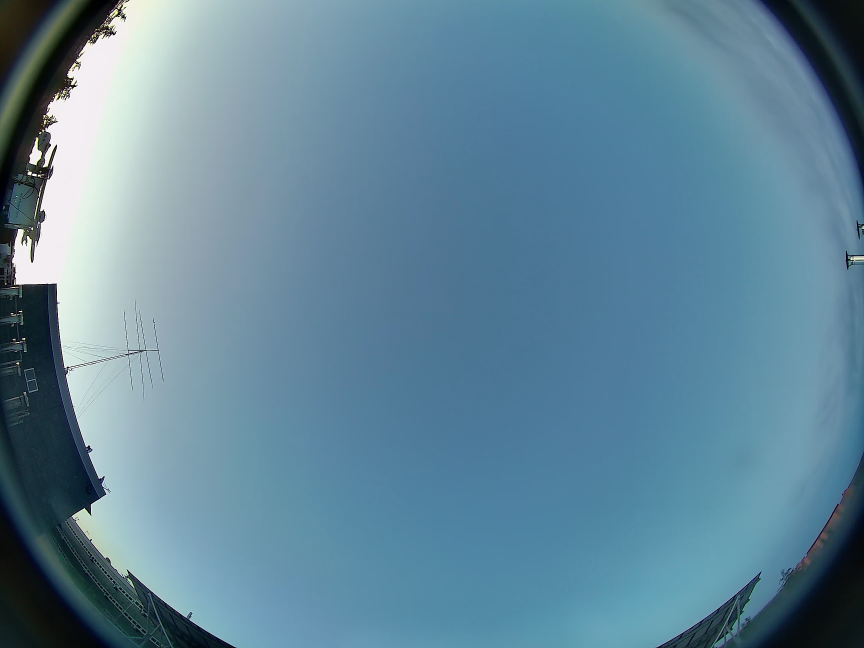
#> input picture Fotos Cielo/Patron/imagen_patron.jpg, 2592 x 1944 px (shown at 1/3 size)
$ jupyter execute --allow-errors informe_2.ipynb   (shell and % lines are left out)
#> lines starting #> are read from the running program, lines starting #| are printed output that depends on the picture; after the words box and inside, x2 and y2 are one past the last pixel; in counts of white or black regions, pixels touching at a corner belong together
### muestra_imagenes.py
# -*- coding: utf-8 -*-
"""
Created on Tue May 12 09:22:31 2020

@author: Martin
"""
import numpy as np
import cv2
from matplotlib import pyplot as plt

def cv2plt(img_cv):
    '''
    Función que convierte una imagen de la librería de OpenCV para su
    muestra por medio de la librería Matplotlib
    '''

    # Modelo de color OpenCV: BGR
    # Modelo de color de matplotlib: RGB

    img_plt = cv2.cvtColor(img_cv, cv2.COLOR_BGR2RGB)
    return img_plt

# [7 lines left out: function plt2cv, not called in this run]

def muestra_imagen(img_cv2):
    img_plt = cv2plt(img_cv2)
    plt.imshow(img_plt)


### informe_2.ipynb
# Informe nº2
    Notas: toma de fotos cielo con la cámara. Debido a que OpenCV trata las imagenes como matrices BGR y matplotlib las intepreta como RGB, el color de las imágenes no se corresponde con la realidad.
    Fecha: 02/05/2020

   ### Comunicaión con la cámara y toma de fotos del cielo
    De forma breve, se explicará el método utilizado para la comunicaión con la cámara y la toma de fotos del cielo

   ### Pre-procesado de las imágenes
    Antes de comenczar a trabajar con las imágenes se les aplica un máscara con la que eliminamos las zonas de la imágenes que no nos son útiles.

   ### Aplicación de los métodos vistos en el infome nº1
    Ligeras modificaciones de los métodos vistos del informe anterior para adaptarse a las características de la cámara instalada. También se proponen nuevos métodos experimentales.

   ### Posición solar y porcentaje de nubosidad

   #### Obtención de la posición solar y comparación con la real
    Utilizanod como base los método de detección solar anteriormente mencionados, podemos obtener las posición del sol en la imagen. Una vez obtenida la posiciñon del sol en la imagen, nos disponemos a compararla con la posición del sol teórica, con el fin de observar si existe alguna variación en el zenith de la imagen(centro de la imagen) y el zenith real, es decir, la cámara esté desnivelada. Por otro lado, se ha realizado también el ajuste del azimuth real con el de la imagen.

   #### Porcentaje de cielo que se encuentra cubierto por nubes
    Una vez disponemos de la máscara que nos indica el cielo que está cubierto por nubes, resulta sencillo calcular el cielo( que podemos ver) que se encuentra cubierto por nubes.

[cell 1]

import cv2
import numpy as np
import pandas as pd
import datetime as dt
import math
from matplotlib import pyplot as plt
import matplotlib.image as mpimg
import pvlib as pv
from datetime import datetime as dt
from glob import glob
from muestra_imagenes import *

[cell 2]
# Lectura de todas las fotos del cielo
path_fotos = 'Fotos Cielo/'
images = glob(path_fotos + '*.jpg')

### Comunicaión con la cámara y toma de fotos del cielo
     Para la comunicación con la cámara se ha utilizado la librería OpenCV, ya que dispone de las funciones necearias para realizar la tarea de toma de fotos. El protocolo por el que se comunican es RTSP(Real Time Streaming Protocol). Debido a que nuestro objetivo es el de tomar fotos del cielo para estimar la radiación difusa, sólo nos interesen los memonetos en el que el sol se encuentra en el cielo, es decir, entre su salida y su puesta. Para conseguir esto, utilizamos la librería PVLib para cálcular las horas en las que se produce en amanecer y anochecer. En el siguiente script se puede ver la sencillez del código:

### Pre-procesado de las imágenes
     Antes de comenzar con el procesado de las imágenes debemos quitar las partes de la imágenes que no vayamos a necesitar, p.ej.: ajustar la zona visible a una circunferencia, eliminar objetos cercanos que se puedan ver, etc. Para ello, tomaremos una imagen como patrón, de la cuál obtenemos las máscaras que aplicaremos a la imagen en bruto. Para obtener una imagen resultante con la que podemos comenzar a trabajar.

[cell 3]
# Lecutura de la imagen patron
path_fotos_patron = 'Fotos Cielo/Patron/'
img_patron = cv2.imread(path_fotos_patron + 'imagen_patron.jpg', cv2.IMREAD_COLOR)
#> img_patron is the input picture: shape (1944, 2592, 3); mean B, G, R 153.6, 134.1, 97.4

# Máscara circular, para corregir los efectos de la lente en en los bordes (ajuste incorrecto y paso de luz en bordes)
def mascara_inicial():
    mask_circulo = img_patron.copy()

    # Dibujo de círculo con diámetro igual a la longitud del lado mayor
    X, Y, colores = mask_circulo.shape
    centro = (int(Y/2), int(X/2))
    R = int(Y/2)
    cv2.circle(mask_circulo, centro, R, color=(255,255,255), thickness=-1)

    # Conversión a escala de grises
    mask_circulo = np.uint8(cv2.cvtColor(mask_circulo, cv2.COLOR_BGR2GRAY))
#> mask_circulo: shape (1944, 2592)
    mask_circulo = cv2.inRange(mask_circulo, 255, 255)
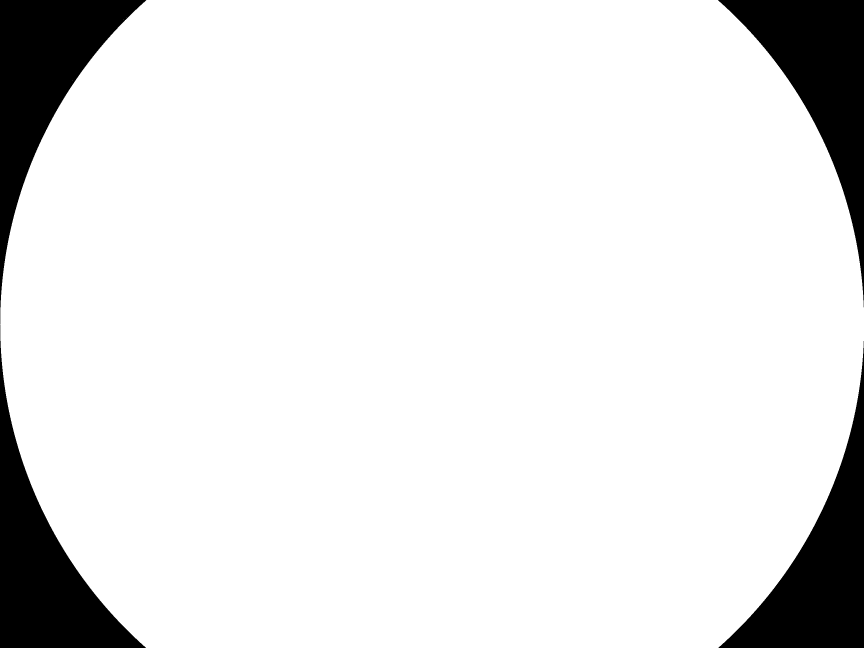
#> mask_circulo: shape (1944, 2592) (shown at 1/3 size); 89.6% white; 4 black regions, box (x1, y1, x2, y2) and area: (0, 0, 439, 972) 131618, (0, 973, 438, 1944) 131184, (2154, 0, 2592, 922) 130651, (2155, 1023, 2592, 1944) 130213

    return mask_circulo


# Máscara para determinar zona de cielo visible con la cámara
def mascara_cielo():
    img_proc = cv2.bitwise_and(img_patron, img_patron, mask=mascara_inicial())

    # Se aplican unos rangos, obtenidos experimentalmente, para eliminar los objetos que se encuentren obstruyendo
    # la imagen del cielo
    blue = cv2.inRange(img_proc[:,:,0], 0, 130)
#> blue: shape (1944, 2592); 15.1% white; 108 white regions (97 under 20 px), largest, box (x1, y1, x2, y2) and area: (0, 0, 711, 1944) 478264, (1966, 1023, 2592, 1944) 149473, (2154, 0, 2592, 922) 131490
    green = cv2.inRange(img_proc[:,:,1], 0, 110)
#> green: shape (1944, 2592); 15% white; 117 white regions (105 under 20 px), largest, box (x1, y1, x2, y2) and area: (0, 0, 711, 1944) 474413, (1966, 1023, 2592, 1944) 149094, (2154, 0, 2592, 922) 131412
    red = cv2.inRange(img_proc[:,:,2], 0, 60)
#> red: shape (1944, 2592); 14.5% white; 305 white regions (262 under 20 px), largest, box (x1, y1, x2, y2) and area: (0, 0, 711, 1944) 448850, (1966, 1023, 2592, 1944) 147107, (2154, 0, 2592, 922) 131287

    mask_cielo = cv2.bitwise_or(blue, green)
#> mask_cielo: shape (1944, 2592); 15.1% white; 141 white regions (131 under 20 px), largest, box (x1, y1, x2, y2) and area: (0, 0, 711, 1944) 478879, (1966, 1023, 2592, 1944) 149741, (2154, 0, 2592, 922) 131496
    mask_cielo = cv2.bitwise_or(mask_cielo, red)

    mask_cielo = cv2.bitwise_not(np.uint8(mask_cielo))
    return mask_cielo

[cell 4]
# Máscara que aplicamos a la imagen en bruto
plt.figure(1)
muestra_imagen(mascara_inicial())
plt.figure(2)
muestra_imagen(mascara_cielo())

[cell 5]
# Ejemplo de imagen en brutro frente a imagen aplicando los filtros
mask_cielo = mascara_cielo()
img_patron_proc = cv2.bitwise_and(img_patron, img_patron, mask=mask_cielo)

plt.figure(1)
muestra_imagen(img_patron)
plt.figure(2)
muestra_imagen(img_patron_proc)

   ### Aplicación de los métodos vistos en el infome nº1

[cell 6]
# Preparación de la imágen con la que trabajaremos
select_image = images[1]
img_bgr = cv2.imread(select_image, cv2.IMREAD_COLOR)
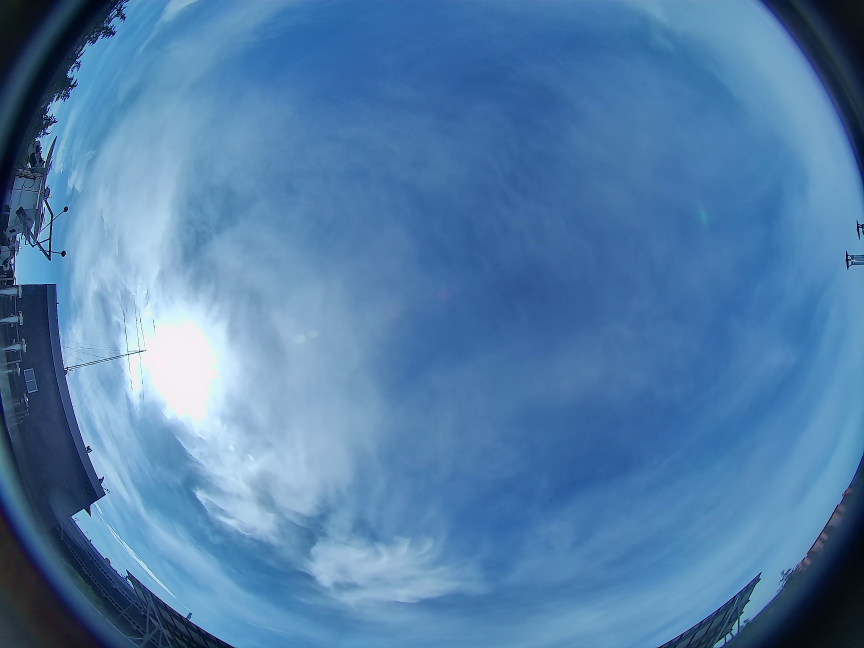
#> input picture Fotos Cielo/imagen_original_2020-05-05-10h21min.jpg, 2592 x 1944 px (shown at 1/3 size)
#> img_bgr is the input picture: shape (1944, 2592, 3); mean B, G, R 169.8, 126.1, 81.9
img_proc = cv2.bitwise_and(img_bgr, img_bgr, mask=mask_cielo)

Blue_channel = img_proc[:,:,0]
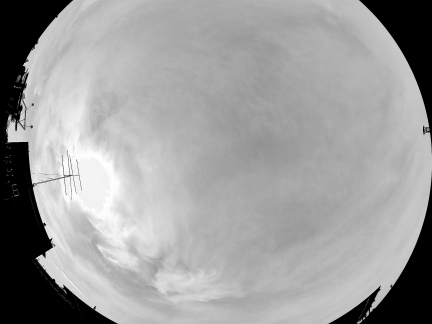
#> Blue_channel: shape (1944, 2592) (shown at 1/6 size); min 0, max 255, mean 156.4
Green_channel = img_proc[:,:,1]
Red_channel = img_proc[:,:,2]
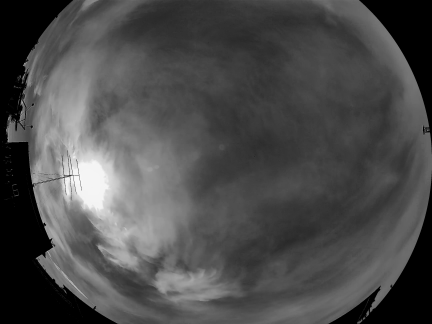
#> Red_channel: shape (1944, 2592) (shown at 1/6 size); min 0, max 253, mean 75.9

plt.figure(1)
muestra_imagen(img_bgr)
plt.figure(2)
muestra_imagen(img_proc)

   #### Métodos de detección del sol
       Se exponen los resultados obtenidos con algunos de los métodos explicados en el informe anterior, aplciados a las imágenes obtenidas de la cámara cielo.

[cell 7]
# Método utilizando el canal verde
HBP = cv2.inRange(Green_channel, 200, 255)
#> HBP: shape (1944, 2592); 3.9% white; 709 white regions (627 under 20 px), largest, box (x1, y1, x2, y2) and area: (215, 608, 880, 1490) 167026, (659, 1506, 798, 1578) 4316, (376, 916, 418, 1051) 3740
CSP = cv2.inRange(Green_channel, 245, 255)
#> CSP: shape (1944, 2592); 0.26% white; 317 white regions (291 under 20 px), largest, box (x1, y1, x2, y2) and area: (462, 940, 610, 994) 2377, (616, 1132, 662, 1236) 1972, (611, 999, 664, 1130) 1901

plt.figure(2)
muestra_imagen(HBP)
plt.figure(3)
muestra_imagen(CSP)

    Como vimos en el informe nº1 este era uno de los mejores métodos a la hora de detectar el sol, por desgracia con las imágenes de la cámara cielo es un método deficiente. Podemos sacar cómo conlcusion que este tipo de métodos son muy dependientes de las cáracterísticas tanto de la imágen, como de la propia cámara.

[cell 8]
# Método utilizando en modelo HSV
img_hsv = cv2.cvtColor(img_proc, cv2.COLOR_BGR2HSV)
#> img_hsv: shape (1944, 2592, 3); mean H, S, V 89.2, 114.7, 156.5
H = img_hsv[:,:,0]
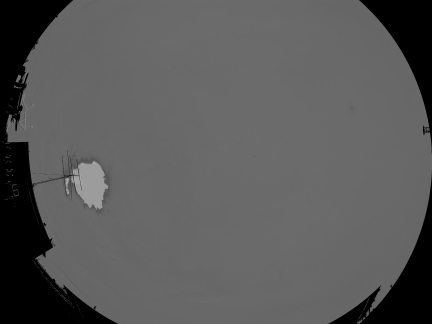
#> H: shape (1944, 2592) (shown at 1/6 size); min 0, max 173, mean 89.2
S = img_hsv[:,:,1]
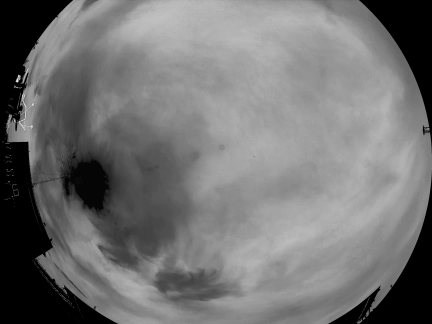
#> S: shape (1944, 2592) (shown at 1/6 size); min 0, max 255, mean 114.7
V = img_hsv[:,:,2]

condS = cv2.inRange(S, 0, 40)
#> condS: shape (1944, 2592); 16.4% white; 211 white regions (202 under 20 px), largest, box (x1, y1, x2, y2) and area: (0, 0, 711, 1944) 546340, (1966, 1023, 2592, 1944) 149741, (2154, 0, 2592, 922) 131505
condV = cv2.inRange(V, 230, 255)
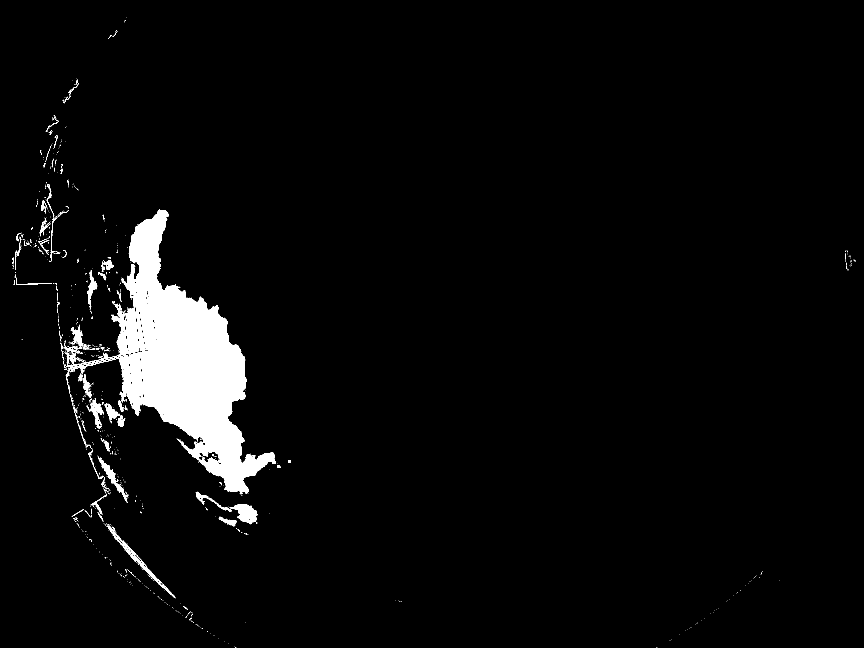
#> condV: shape (1944, 2592) (shown at 1/3 size); 3.8% white; 1018 white regions (917 under 20 px), largest, box (x1, y1, x2, y2) and area: (205, 627, 828, 1483) 164156, (334, 904, 384, 1069) 2873, (688, 1512, 772, 1570) 2634
mask_hsv = cv2.bitwise_and(condS, condV)
#> mask_hsv: shape (1944, 2592); 1.3% white; 140 white regions (128 under 20 px), largest, box (x1, y1, x2, y2) and area: (439, 938, 672, 1285) 55100, (422, 912, 474, 1051) 3670, (386, 1057, 428, 1182) 3327

plt.figure(1)
muestra_imagen(img_hsv)
#> (the rest of the program and of its run is left out)
